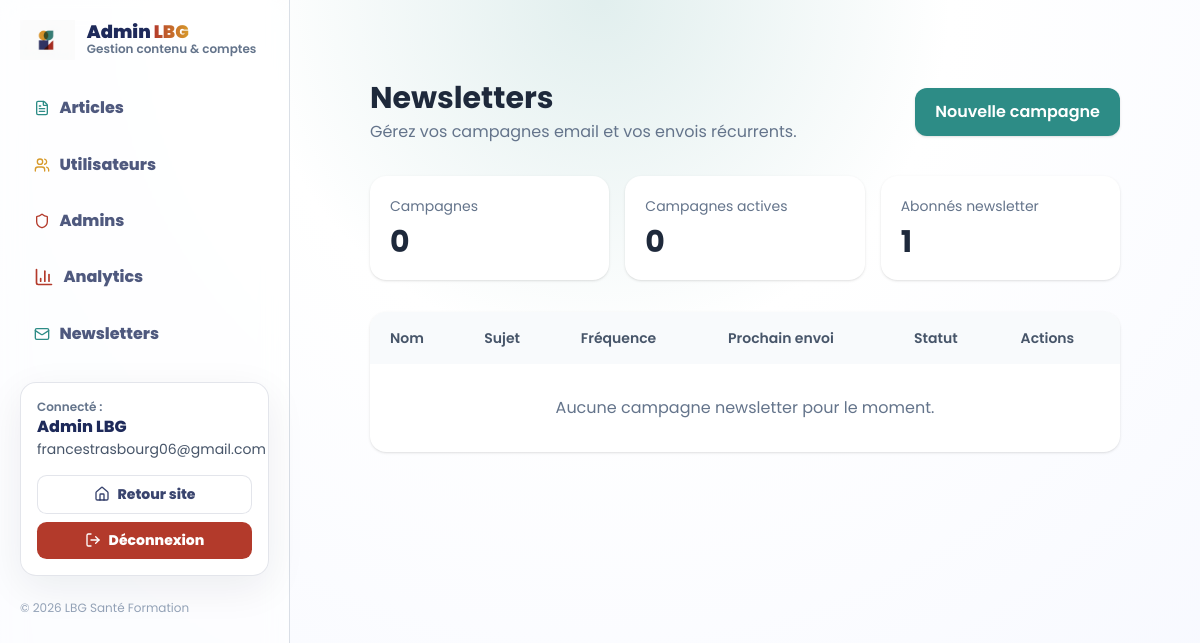
Page /admin/newsletters (signed in) on the committed database.
### app.py (models this page shows)
class User(db.Model, UserMixin):
    id = db.Column(db.Integer, primary_key=True, autoincrement=True)
    last_name = db.Column(db.String(100), nullable=False)
    first_name = db.Column(db.String(100), nullable=False)
    email = db.Column(db.String(200), nullable=False)
    password = db.Column(db.String(256), nullable=False)
    newsletter = db.Column(db.Boolean, default=False)
    confirmed = db.Column(db.Boolean, default=False)
    confirmed_at = db.Column(db.DateTime, nullable=True)
    created_at = db.Column(db.DateTime, default=datetime.utcnow)
    is_admin = db.Column(db.Boolean, default=False)
    must_change_password = db.Column(db.Boolean, default=False)

### app.py (the view)
@app.route("/admin/newsletters")
@admin_required
def admin_newsletters():
    campaigns = NewsletterCampaign.query.order_by(
        NewsletterCampaign.created_at.desc()
    ).all()
    campaigns_count = NewsletterCampaign.query.count()
    active_campaigns_count = NewsletterCampaign.query.filter_by(is_active=True).count()
    subscribers_count = User.query.filter_by(
        is_admin=False, newsletter=True, confirmed=True
    ).count()
    return render_template(
        "admin/newsletters.html",
        campaigns=campaigns,
        campaigns_count=campaigns_count,
        active_campaigns_count=active_campaigns_count,
        subscribers_count=subscribers_count,
    )

### app.py (called while the page is built)
@login_manager.user_loader
def load_user(user_id):
    return User.query.get(int(user_id))

def admin_required(fn):
    @wraps(fn)
    def wrapper(*args, **kwargs):
        if not current_user.is_authenticated:
            return login_manager.unauthorized()
        if not getattr(current_user, "is_admin", False):
            abort(403)
        return fn(*args, **kwargs)
    return wrapper

### templates/admin/newsletters.html
{% extends "admin/base.html" %} {% block content %}
<section class="p-6 md:p-10">
  <div class="flex items-center justify-between mb-8">
    <div>
      <h1 class="text-3xl font-bold text-slate-800">Newsletters</h1>
      <p class="text-slate-500 mt-1">
        Gérez vos campagnes email et vos envois récurrents.
      </p>
    </div>
    <a
      href="{{ url_for('admin_newsletter_new') }}"
      class="px-5 py-3 rounded-xl bg-[#2D8C86] text-white font-semibold shadow hover:opacity-90 transition"
    >
      Nouvelle campagne
    </a>
  </div>
  <div class="grid md:grid-cols-3 gap-4 mb-8">
    <div class="bg-white rounded-2xl shadow p-5">
      <p class="text-slate-500 text-sm">Campagnes</p>
      <p class="text-3xl font-bold text-slate-800 mt-2">
        {{ campaigns_count }}
      </p>
    </div>
    <div class="bg-white rounded-2xl shadow p-5">
      <p class="text-slate-500 text-sm">Campagnes actives</p>
      <p class="text-3xl font-bold text-slate-800 mt-2">
        {{ active_campaigns_count }}
      </p>
    </div>
    <div class="bg-white rounded-2xl shadow p-5">
      <p class="text-slate-500 text-sm">Abonnés newsletter</p>
      <p class="text-3xl font-bold text-slate-800 mt-2">
        {{ subscribers_count }}
      </p>
    </div>
  </div>
  <div class="bg-white rounded-2xl shadow overflow-hidden">
    <div class="overflow-x-auto">
      <table class="w-full text-left">
        <thead class="bg-slate-50">
          <tr>
            <th class="px-5 py-4 text-sm font-semibold text-slate-600">Nom</th>
            <th class="px-5 py-4 text-sm font-semibold text-slate-600">
              Sujet
            </th>
            <th class="px-5 py-4 text-sm font-semibold text-slate-600">
              Fréquence
            </th>
            <th class="px-5 py-4 text-sm font-semibold text-slate-600">
              Prochain envoi
            </th>
            <th class="px-5 py-4 text-sm font-semibold text-slate-600">
              Statut
            </th>
            <th class="px-5 py-4 text-sm font-semibold text-slate-600">
              Actions
            </th>
          </tr>
        </thead>
        <tbody>
          {% for campaign in campaigns %}
          <tr class="border-t border-slate-100">
            <td class="px-5 py-4 font-medium text-slate-800">
              {{ campaign.name }}
            </td>
            <td class="px-5 py-4 text-slate-600">{{ campaign.subject }}</td>
            <td class="px-5 py-4 text-slate-600">{{ campaign.frequency }}</td>
            <td class="px-5 py-4 text-slate-600">
              {{ campaign.next_send_at.strftime('%d/%m/%Y %H:%M') if
              campaign.next_send_at else '-' }}
            </td>
            <td class="px-5 py-4">
              {% if campaign.is_active %}
              <span
                class="px-3 py-1 rounded-full text-xs font-semibold bg-emerald-100 text-emerald-700"
                >Active</span
              >
              {% else %}
              <span
                class="px-3 py-1 rounded-full text-xs font-semibold bg-rose-100 text-rose-700"
                >Inactive</span
              >
              {% endif %}
            </td>
            <td class="px-5 py-4">
              <div class="flex flex-wrap gap-2">
                <a
                  href="{{ url_for('admin_newsletter_edit', campaign_id=campaign.id) }}"
                  class="px-3 py-2 rounded-lg bg-slate-100 text-slate-700 text-sm font-medium hover:bg-slate-200 transition"
                >
                  Modifier
                </a>
                <form
                  method="POST"
                  action="{{ url_for('admin_newsletter_send_now', campaign_id=campaign.id) }}"
                >
                  <input
                    type="hidden"
                    name="csrf_token"
                    value="{{ csrf_token() }}"
                  />
                  <button
                    type="submit"
                    class="px-3 py-2 rounded-lg bg-[#B33A2B] text-white text-sm font-medium hover:opacity-90 transition"
                  >
                    Envoyer
                  </button>
                </form>
                <a
                  href="{{ url_for('admin_newsletter_logs', campaign_id=campaign.id) }}"
                  class="px-3 py-2 rounded-lg bg-[#1E2A5A] text-white text-sm font-medium hover:opacity-90 transition"
                >
                  Historique
                </a>
                <form
                  method="POST"
                  action="{{ url_for('admin_newsletter_delete', campaign_id=campaign.id) }}"
                  onsubmit="return confirm('Supprimer cette campagne ?');"
                >
                  <input
                    type="hidden"
                    name="csrf_token"
                    value="{{ csrf_token() }}"
                  />
                  <button
                    type="submit"
                    class="px-3 py-2 rounded-lg bg-rose-100 text-rose-700 text-sm font-medium hover:bg-rose-200 transition"
                  >
                    Supprimer
                  </button>
                </form>
              </div>
            </td>
          </tr>
          {% else %}
          <tr>
            <td colspan="6" class="px-5 py-8 text-center text-slate-500">
              Aucune campagne newsletter pour le moment.
            </td>
          </tr>
          {% endfor %}
        </tbody>
      </table>
    </div>
  </div>
</section>
{% endblock %}

### templates/admin/base.html (shortened to what this page needs)
<!DOCTYPE html>
<html lang="fr">
  <head>
    <script src="https://cdn.tailwindcss.com"></script>
  </head>
  <body>
    <div class="flex min-h-screen">
      <aside class="side">
        <div class="flex items-center gap-3">
          <img
            src="{{ url_for('static', filename='img/logo.png') }}"
            class="h-10 w-auto"
            alt="LBG"
          />
          <div>
            <div
              class="font-orbitron font-black text-[color:var(--navy)] text-lg leading-none"
            >
              Admin <span class="nav-link-glow">LBG</span>
            </div>
            <div class="text-xs text-slate-500 font-semibold">
              Gestion contenu & comptes
            </div>
          </div>
        </div>
        <div class="mt-6 grid gap-2">
          <a
            class="nav-item {% if active=='articles' %}active{% endif %}"
            href="{{ url_for('admin_articles') }}"
          >
            <i
              data-lucide="file-text"
              class="w-4 h-4"
              style="color: var(--teal)"
            ></i>
            Articles
          </a>
          <a
            class="nav-item {% if active=='users' %}active{% endif %}"
            href="{{ url_for('admin_users') }}"
          >
            <i
              data-lucide="users"
              class="w-4 h-4"
              style="color: var(--mustard)"
            ></i>
            Utilisateurs
          </a>
          <a
            class="nav-item {% if active=='admins' %}active{% endif %}"
            href="{{ url_for('admin_admins') }}"
          >
            <i
              data-lucide="shield"
              class="w-4 h-4"
              style="color: var(--brick)"
            ></i>
            Admins
          </a>
          <a
            href="{{ url_for('admin_analytics') }}"
            class="nav-item {% if active=='analytics' %}active{% endif %}"
          >
            <i
              data-lucide="bar-chart-3"
              class="w-5 h-5"
              class="w-4 h-4"
              style="color: var(--brick)"
            ></i>
            <span>Analytics</span>
          </a>
          <a
            class="nav-item {% if active=='newsletters' %}active{% endif %}"
            href="{{ url_for('admin_newsletters') }}"
          >
            <i
              data-lucide="mail"
              class="w-4 h-4"
              style="color: var(--teal)"
            ></i>
            Newsletters
          </a>
        </div>
        <div class="mt-6 card p-4">
          <div class="text-xs text-slate-500 font-semibold">Connecté :</div>
          <div class="font-extrabold text-[color:var(--navy)]">
            {{ current_user.first_name }} {{ current_user.last_name }}
          </div>
          <div class="text-sm text-slate-600">{{ current_user.email }}</div>
          <div class="mt-4 grid gap-2">
            <a class="btn-ghost w-full" href="{{ url_for('home') }}">
              <i data-lucide="home" class="w-4 h-4"></i> Retour site
            </a>
            <a class="btn-cta w-full" href="{{ url_for('logout') }}">
              <i data-lucide="log-out" class="w-4 h-4"></i> Déconnexion
            </a>
          </div>
        </div>
        <div class="mt-6 text-xs text-slate-400">
          © 2026 LBG Santé Formation
        </div>
      </aside>
      <main class="flex-1 p-6 md:p-10">
         {% block content %}{% endblock %}
      </main>
    </div>
  </body>
</html>

### templates/admin/base.html (style rules this page uses)
:root { --navy: #1e2a5a; --teal: #2d8c86; --brick: #b33a2b; --mustard: #d79a2b; --ink: #0f172a; --soft: #f6f8ff; }
body { font-family: "Poppins", sans-serif; background: radial-gradient( circle at top, rgba(45, 140, 134, 0.14) 0%, rgba(255, 255, 255, 1) 35%, rgba(246, 248, 255, 1) 100% ); color: var(--ink); min-height: 100vh; }
.nav-link-glow { font-weight: 900; background: linear-gradient( 90deg, var(--brick), var(--mustard), var(--teal), var(--brick) ); background-size: 300%; -webkit-background-clip: text; -webkit-text-fill-color: transparent; animation: glow-shift 3s linear infinite; }
.card { background: rgba(255, 255, 255, 0.78); border: 1px solid rgba(30, 42, 90, 0.12); border-radius: 1rem; backdrop-filter: blur(10px); box-shadow: 0 12px 40px rgba(15, 23, 42, 0.07); }
.btn-cta { display: inline-flex; align-items: center; justify-content: center; gap: 0.5rem; font-weight: 800; font-size: 0.875rem; padding: 0.5rem 1rem; border-radius: 0.6rem; background: var(--brick); color: #fff; border: none; transition: transform 0.2s ease, filter 0.2s ease; }
.btn-ghost { display: inline-flex; align-items: center; justify-content: center; gap: 0.5rem; font-weight: 800; font-size: 0.875rem; padding: 0.5rem 0.9rem; border-radius: 0.6rem; background: rgba(255, 255, 255, 0.72); color: rgba(30, 42, 90, 0.88); border: 1px solid rgba(30, 42, 90, 0.12); transition: transform 0.2s ease, border-color 0.2s ease; }
.side { width: 290px; position: sticky; top: 0; height: 100vh; padding: 1.25rem; border-right: 1px solid rgba(148, 163, 184, 0.35); background: rgba(255, 255, 255, 0.55); backdrop-filter: blur(12px); }
.nav-item { display: flex; align-items: center; gap: 0.6rem; padding: 0.7rem 0.8rem; border-radius: 0.9rem; font-weight: 800; color: rgba(30, 42, 90, 0.78); border: 1px solid transparent; transition: transform 0.15s ease, border-color 0.15s ease, background 0.15s ease; }

### rows in the picture
User: first_name "Admin", last_name "LBG", email "francestrasbourg06@gmail.com"

### other values in the picture
{{ campaigns_count }} "0"
{{ active_campaigns_count }} "0"
{{ subscribers_count }} "1"
